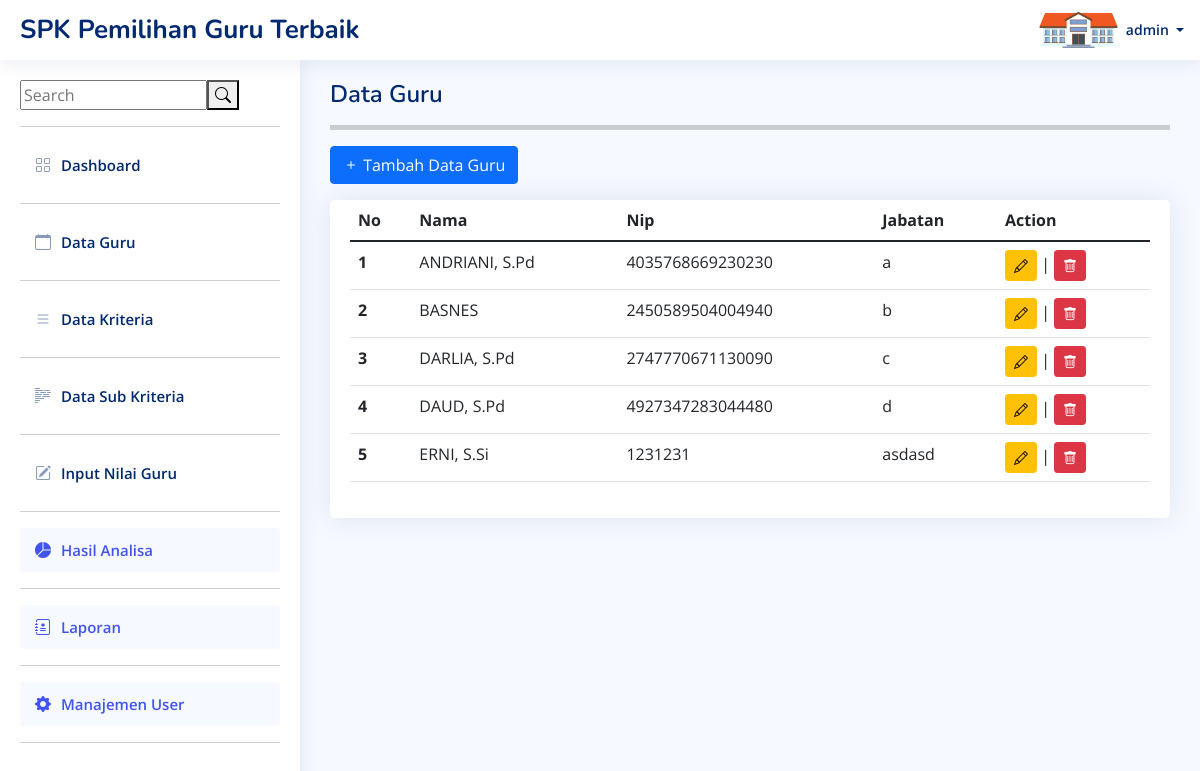
The page /data_guru.php (signed in) on the database its author committed.
### tables this page shows
CREATE TABLE `guru` (
  `id_guru` int(11) NOT NULL,
  `nama_guru` varchar(100) NOT NULL,
  `nip` varchar(50) NOT NULL,
  `jabatan` varchar(120) NOT NULL
);

### data_guru.php (the view, shortened to what this page needs)
<?php
include("template/headers.php");
include("core/config.php");
$query = "SELECT * FROM guru";
$result = mysqli_query($con,$query);
?>
  <main id="main" class="main">
    <div class="pagetitle">
      <h1>Data Guru</h1>
      <hr style="height:5px;">
    </div>
    <a href="tambah_guru.php" class="btn btn-primary mb-3"><i class="bi bi-plus"></i> Tambah Data Guru</a>
    <section class="section">
      <div class="row">
        <div class="col-lg-12">
          <div class="card">
            <div class="card-body">
              <table class="table datatable">
                <thead>
                  <tr>
                    <th scope="col">No</th>
                    <th scope="col">Nama</th>
                    <th scope="col">Nip</th>
                    <th scope="col">Jabatan</th>
                    <th scope="col">Action</th>
                  </tr>
                </thead>
                <tbody>
                  <?php
                  $no=1;
                   foreach($result as $row):  ?>
                  <tr>
                    <th scope="row"><?= $no++; ?></th>
                    <td><?= $row['nama_guru']; ?></td>
                    <td><?= $row['nip']; ?></td>
                    <td><?= $row['jabatan']; ?></td>
                    <td>
                      <form action="fguru.php" method="POST">
                        <a href="edit_guru.php?id=<?= $row['id_guru']; ?>" class="btn btn-warning btn-sm "><i class="bi bi-pencil"></i></a> | <button class="btn btn-danger btn-sm" type="submit" name="delete"><i class="bi bi-trash"></i></button>
                      </form>
                      </td>
                    </tr>
                    <?php endforeach; ?>
                </tbody>
              </table>
            </div>
          </div>
        </div>
      </div>
    </section>
  </main>
</body>
</html>

### assets/css/style.css (style rules this page uses)
:root { scroll-behavior: smooth; }
body { font-family: "Open Sans", sans-serif; background: #f6f9ff; color: #444444; }
a { color: #4154f1; text-decoration: none; }
h1, h2, h3, h4, h5, h6 { font-family: "Nunito", sans-serif; }
#main { margin-top: 60px; padding: 20px 30px; transition: all 0.3s; }
.pagetitle { margin-bottom: 10px; }
.pagetitle h1 { font-size: 24px; margin-bottom: 0; font-weight: 600; color: #012970; }
.card { margin-bottom: 30px; border: none; border-radius: 5px; box-shadow: 0px 0 30px rgba(1, 41, 112, 0.1); overflow: hidden; }
.card-body { padding: 0 20px 20px 20px; }
@media (min-width: 1200px) { #main, #footer { margin-left: 300px; } }

### rows shown on the page
guru: nama_guru "ANDRIANI, S.Pd", nip "4035768669230230", jabatan "a"
guru: nama_guru "BASNES", nip "2450589504004940", jabatan "b"
guru: nama_guru "DARLIA, S.Pd", nip "2747770671130090", jabatan "c"
guru: nama_guru "DAUD, S.Pd", nip "4927347283044480", jabatan "d"
guru: nama_guru "ERNI, S.Si", nip "1231231", jabatan "asdasd"

### other values the page prints
$_SESSION['username'] "admin"
